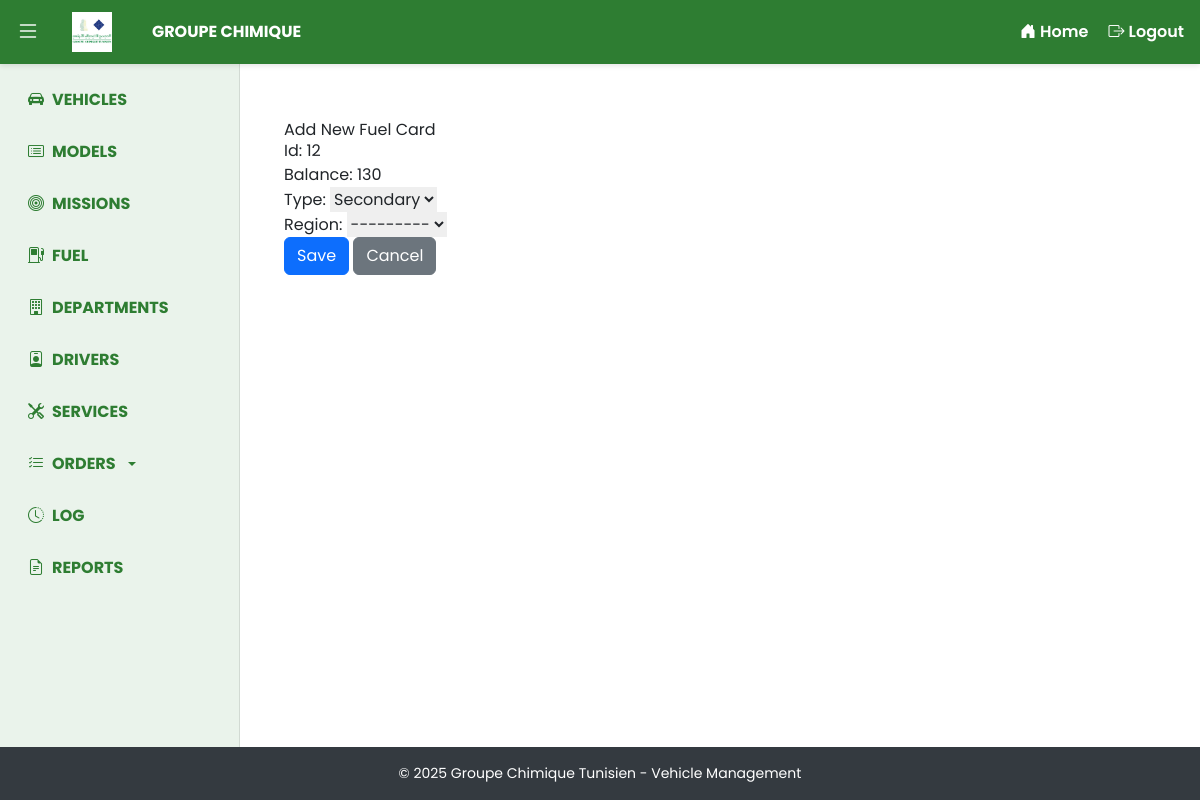
Screenshot of /vehicles/fuel-cards/edit/12/ (signed in) with the database file from the repository.
### vehicles/models.py (models this page shows, shortened)
class FuelCard(models.Model):
    id = models.CharField(max_length=50, primary_key=True)  # Manually set ID
    balance = models.IntegerField(default=0)
    TYPE_CHOICES = [
        ('Primary', 'Primary'),
        ('Secondary', 'Secondary'),
    ]
    type = models.CharField(max_length=10, choices=TYPE_CHOICES)
    region = models.CharField(max_length=20, choices=REGION_CHOICES, blank=True, null=True)

### vehicles/views.py (the view)
# urls.py: path('fuel-cards/edit/<int:pk>/', fuel_card_update_view, name='fuel_card_edit'),
@login_required
@user_passes_test(is_manager)
def fuel_card_update_view(request, pk):
    fuel_card = get_object_or_404(FuelCard, pk=pk)
    if request.method == 'POST':
        form = FuelCardForm(request.POST, instance=fuel_card)
        if form.is_valid():
            form.save()
            return redirect('fuel_card_list')
    else:
        form = FuelCardForm(instance=fuel_card)
    return render(request, 'vehicles/fuel_card_form.html', {'form': form})

### vehicles/forms.py
class FuelCardForm(forms.ModelForm):
    TYPE_CHOICES = [
        ('Primary', 'Primary'),
        ('Secondary', 'Secondary'),
    ]
    type = forms.ChoiceField(choices=TYPE_CHOICES)
    class Meta:
        model = FuelCard
        fields = '__all__'

### vehicles/views.py (called while the page is built)
def is_manager(user):
    return user.is_authenticated and user.role == 'manager'

### vehicles/templates/vehicles/fuel_card_form.html (shortened to what this page needs)
{% extends "base.html" %}
{% block content %}
<div class="container mt-4">
    <h2>Add New Fuel Card</h2>
    <form method="post" novalidate>
        {{ form.as_p }}
        <button type="submit" class="btn btn-primary">Save</button>
        <a href="{% url 'fuel_card_list' %}" class="btn btn-secondary">Cancel</a>
    </form>
</div>
{% endblock %}

### templates/base.html (style rules this page uses)
:root { --gct-green: #2E7D32; --gct-blue: #1A237E; --gct-gray-bg: #f5f7fa; }
body { font-family: 'Poppins', sans-serif; background-color: var(--gct-gray-bg); margin: 0; height: 100vh; display: flex; flex-direction: column; }

### rows the page displays
FuelCard: id "12", balance "130", type "Secondary", region "---------"
